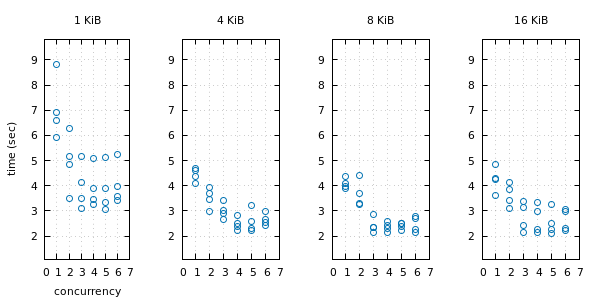

Source code (gnuplot):

set terminal pngcairo size 600,300 enhanced font 'Verdana,8';
set output '/home/vy/Projects/reactor-pubsub/benchmark/results.png';
set datafile separator ',';
set grid;
set xtics;
set ytics;
set xlabel 'concurrency';
set ylabel 'time (sec)';
set origin 0,0;
set xrange [0:7];
set yrange [1.083:9.813];
set multiplot layout 1,4;

set title '1 KiB';
plot 'results.csv' using ($2==1024?$3:1/0):($4/1000.0):($1/4000.0) with points linestyle 6 notitle

set xlabel ' ';
unset ylabel;
set title '4 KiB';
plot 'results.csv' using ($2==4096?$3:1/0):($4/1000.0):($1/4000.0) with points linestyle 6 notitle

set xlabel ' ';
unset ylabel;
set title '8 KiB';
plot 'results.csv' using ($2==8192?$3:1/0):($4/1000.0):($1/4000.0) with points linestyle 6 notitle

set xlabel ' ';
unset ylabel;
set title '16 KiB';
plot 'results.csv' using ($2==16384?$3:1/0):($4/1000.0):($1/4000.0) with points linestyle 6 notitle
